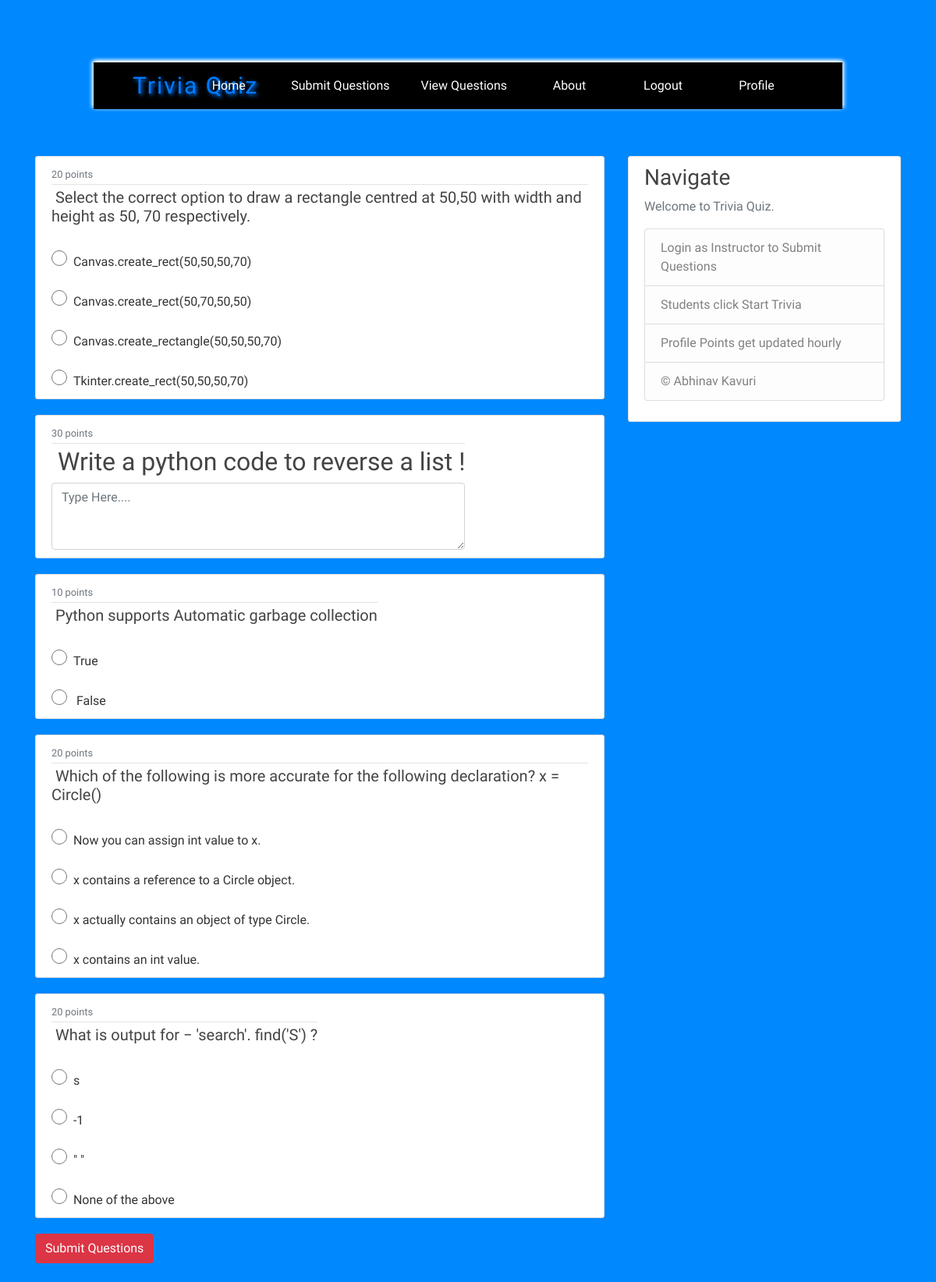
Page /start_quiz/ (signed in) on the committed database.
### home/models.py (models this page shows, shortened)
class Questions(models.Model):
    author = models.ForeignKey(User, on_delete=models.CASCADE, default='DEFAULT AUTHOR', )
    question = models.TextField()
    question_type = models.CharField(max_length=20)
    op1 = models.CharField(max_length=100, null=True, blank=True)
    op2 = models.CharField(max_length=100, null=True, blank=True)  # --> Front-end check in-place
    op3 = models.CharField(max_length=100, null=True, blank=True)
    op4 = models.CharField(max_length=100, null=True, blank=True)  # --> Essay type Questions have no Answers and Options
    ans = models.CharField(max_length=100, null=True, blank=True)
    weightage = models.IntegerField()

### home/views.py (the view)
# urls.py: path('start_quiz/', views.start_quiz, name="start_quiz"),
def start_quiz(request):
    if 'user' in request.session:
        if request.method == 'POST':
            print("Quiz Complete !")
            score = 0
            l = [request.POST['1'], request.POST['2'], request.POST['3'], request.POST['4'],
                 request.POST['5']]
            for i, question in enumerate(ref):
                get = Questions.objects.filter(question=question)
                qtype = get[0].question_type
                print(qtype)
                actual_ans = get[0].ans
                user_ans = l[i]
                if qtype == 1 and user_ans == actual_ans:
                    score += 10
                elif qtype == 2 and user_ans == actual_ans:
                    score += 20
                elif qtype == 3:
                    if len(user_ans) > 50:
                        score += 30
            user = User.objects.get(email=request.session['email'])
            auth = Scores(user_name=request.session['user'], score=score)
            auth.save()
            current = ExtendedUser.objects.only('user_points').get(user=user).user_points + score
            u = ExtendedUser.objects.filter(user=user).update(user_points=current)
            messages.success(request, f'Trivia Complete ! Click view scores to see results')
            return render(request, "home/student.html")
        else:
            ques = Questions.objects.all().order_by('?')[:5]
            ref.clear()
            for j in ques:
                ref.append(j.question)
            context = {
                "Questions": ques
            }
            return render(request, "home/start_quiz.html", context)
    else:
        messages.success(request, f'Login to view page !! ')
        return render(request, "home/home.html")

### home/templates/home/start_quiz.html (shortened to what this page needs)
{% extends "home/base.html" %}
{% block content %}
<form method="POST">
    {% for question in Questions %}
        {% if question.question_type == "1" %}
                <article class="media content-section">
                <div class="content">
                  <div class="article-metadata">
                    <small class="text-muted">{{ question.weightage }} points</small>
                  </div>
                <h5>&nbsp;<a class="article-title" href="#">{{ question.question }}</a></h5><br>
                    <input type="radio" name="{{ forloop.counter }}" value="true" style="width:20px;height:20px;" required="required">&nbsp;&nbsp;True <br><br>
                    <input type="radio" name="{{ forloop.counter }}" value="false" style="width:20px;height:20px;" required="required">&nbsp;&nbsp; False <br>
                </div>
                </article>
        {% elif question.question_type == "2" %}
                <article class="media content-section">
                <div class="content">
                  <div class="article-metadata">
                    <small class="text-muted">{{ question.weightage }} points</small>
                  </div>
                <h5>&nbsp;<a class="article-title" href="#">{{ question.question }}</a></h5><br>
                    <input type="radio" name="{{ forloop.counter }}" value="{{ question.op1 }}" style="width:20px;height:20px;" required="required">&nbsp;&nbsp;{{ question.op1 }}<br><br>
                    <input type="radio" name="{{ forloop.counter }}" value="{{ question.op2 }}" style="width:20px;height:20px;" required="required">&nbsp;&nbsp;{{ question.op2 }}<br><br>
                    <input type="radio" name="{{ forloop.counter }}" value="{{ question.op3 }}" style="width:20px;height:20px;" required="required">&nbsp;&nbsp;{{ question.op3 }}<br><br>
                    <input type="radio" name="{{ forloop.counter }}" value="{{ question.op4 }}" style="width:20px;height:20px;" required="required">&nbsp;&nbsp;{{ question.op4 }}<br>
                </div>
                </article>
        {% else %}
                <article class="media content-section">
                <div class="content">
                  <div class="article-metadata">
                    <small class="text-muted">{{ question.weightage }} points</small>
                  </div>
                <h2>&nbsp;<a class="article-title" href="#">{{ question.question }}</a></h2>
                    <textarea name="{{ forloop.counter }}" rows="3" cols="30" wrap="soft" class="form-control" placeholder="Type Here...." required="required"></textarea>
                </div>
                </article>
        {% endif %}
    {% endfor %}
    <input type="submit" class="btn btn-danger" value="Submit Questions"><br><br>
</form>
{% endblock content %}

### home/static/home/main.css (style rules this page uses)
* { margin:0; padding:0; }
body { background-color: #0088ff; font-family: 'Raleway', sans-serif; color: #333333; margin-top: 5rem; }
a { text-decoration:none; }
h1, h2, h3, h4, h5, h6 { color: #444444; }
.content-section { background: #ffffff; padding: 10px 20px; border: 1px solid #dddddd; border-radius: 3px; margin-bottom: 20px; }
.article-title { color: #444444; }
.article-metadata { padding-bottom: 1px; margin-bottom: 4px; border-bottom: 1px solid #e3e3e3 }

### rows in the picture
Questions: weightage "20", question "Select the correct option to draw a rectangle centred at 50,50 with width and height as 50, 70 respectively.", op1 "Canvas.create_rect(50,50,50,70)", op2 "Canvas.create_rect(50,70,50,50)", op3 "Canvas.create_rectangle(50,50,50,70)", op4 "Tkinter.create_rect(50,50,50,70)"
Questions: weightage "30", question "Write a python code to reverse a list !"
Questions: weightage "10", question "Python supports Automatic garbage collection"
Questions: weightage "20", question "Which of the following is more accurate for the following declaration? x = Circle()", op1 "Now you can assign int value to x.", op2 "x contains a reference to a Circle object.", op3 "x actually contains an object of type Circle.", op4 "x contains an int value."
Questions: weightage "20", question "What is output for − 'search'. find('S') ?", op1 "s", op2 "-1", op3 "\" \"", op4 "None of the above"
